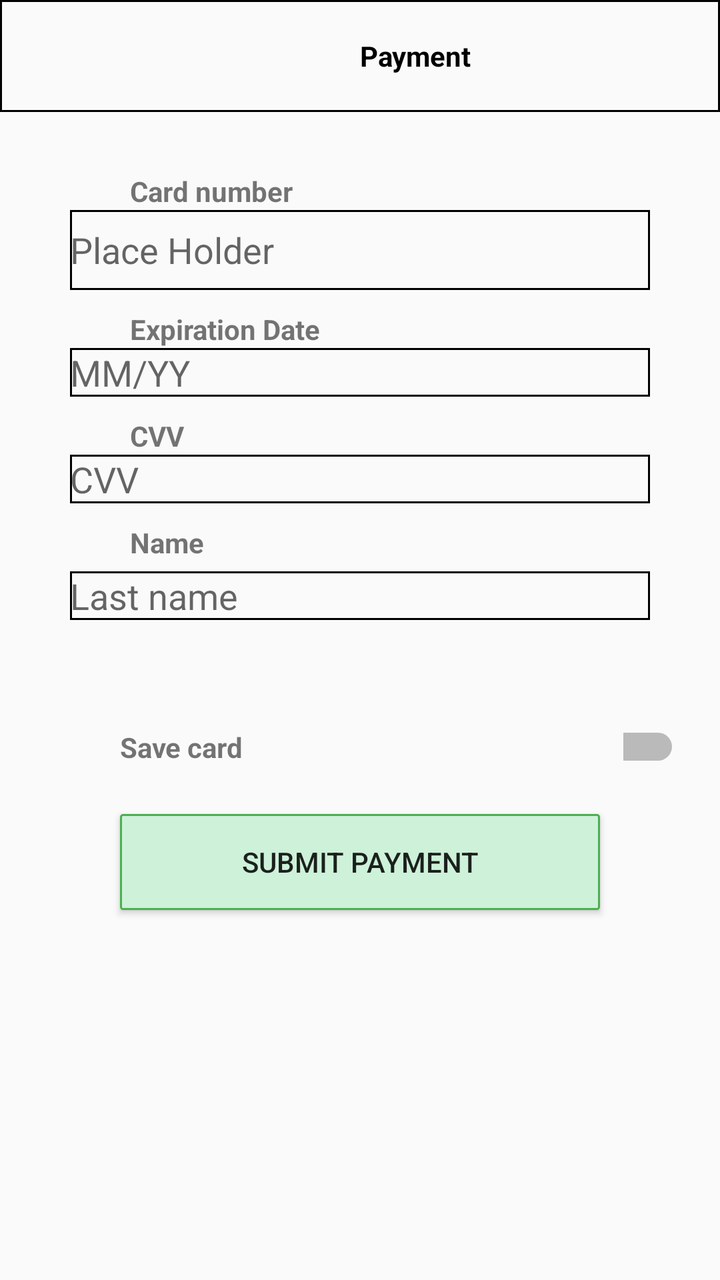
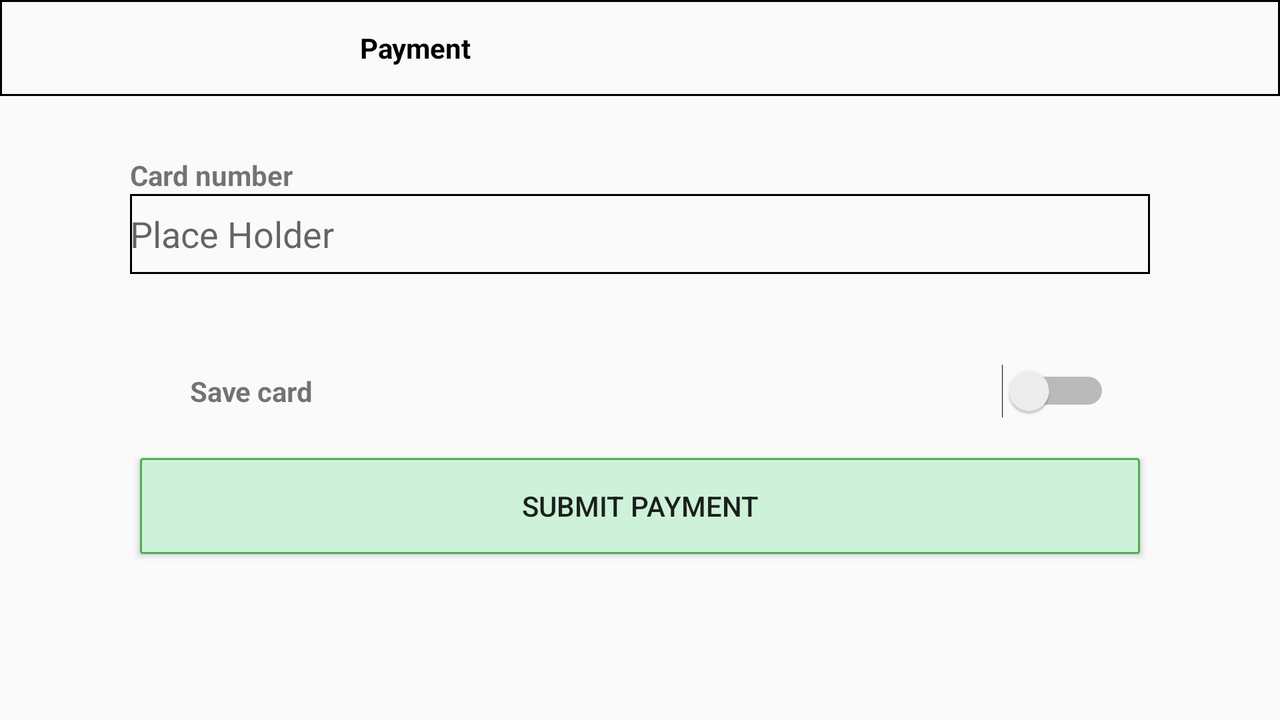

An Android layout and its configuration variant, each rendered on a device that would load it. The default file and the variant file are quoted in full after the pictures.
<!-- AndroidManifest.xml: application theme AppTheme -->
<!-- res/layout/activity_payment.xml -->
<?xml version="1.0" encoding="utf-8"?>
<RelativeLayout xmlns:android="http://schemas.android.com/apk/res/android"
    xmlns:app="http://schemas.android.com/apk/res-auto"
    xmlns:tools="http://schemas.android.com/tools"
    android:layout_width="match_parent"
    android:layout_height="match_parent"
    tools:context=".Payment">
    <include
        android:id="@+id/app_bar"
        layout="@layout/toolbar_app"/>
    <LinearLayout
        android:layout_width="match_parent"
        android:layout_height="wrap_content"
        android:id="@+id/ll_card"
        android:gravity="center"
        android:layout_below="@+id/app_bar"
        android:orientation="vertical"
        android:padding="20dp"
        >
    <TextView
        android:layout_width="match_parent"
        android:layout_height="wrap_content"
        android:layout_marginTop="10dp"
        android:paddingLeft="45dp"
        android:id="@+id/iv"
        android:textStyle="bold"
        android:text="@string/card_number"
        />
    <EditText
        android:layout_width="290dp"
        android:layout_height="40dp"
        android:inputType="number"
        android:hint="@string/place_holder"
        android:background="@drawable/rounded_corner_button"
        android:id="@+id/et_num"/>
        <TextView
            android:layout_width="match_parent"
            android:layout_height="wrap_content"
            android:layout_marginTop="10dp"
            android:paddingLeft="45dp"
            android:id="@+id/exp_date"
            android:textStyle="bold"
            android:text="@string/expiration_date"
            />
        <EditText
            android:id="@+id/credit_card_expire_et"
            android:layout_width="290dp"
            android:layout_height="wrap_content"
            android:layout_weight="1"
            android:hint="@string/mm_yy"
            android:inputType="number"
            android:background="@drawable/rounded_corner_button"
            android:maxLength="5"
            android:maxLines="1" />

        <TextView
            android:layout_width="match_parent"
            android:layout_height="wrap_content"
            android:layout_marginTop="10dp"
            android:paddingLeft="45dp"
            android:id="@+id/cvv"
            android:textStyle="bold"
            android:text="@string/cvv"
            />
        <EditText
            android:id="@+id/credit_card_cvv_et"
            android:layout_width="290dp"
            android:layout_height="wrap_content"
            android:background="@drawable/rounded_corner_button"
            android:layout_weight="1"
            android:hint="@string/cvv"
            android:inputType="number"
            android:maxLength="3"
            android:maxLines="1" />



        <TextView
            android:layout_width="match_parent"
            android:layout_height="wrap_content"
            android:layout_marginTop="10dp"
            android:paddingLeft="45dp"
            android:textStyle="bold"
            android:text="Name"></TextView>


        <EditText
            android:id="@+id/lastname"
            android:layout_width="290dp"
            android:layout_height="wrap_content"
            android:layout_margin="5dp"
            android:layout_marginLeft="20dp"
            android:layout_weight="1"
            android:background="@drawable/rounded_corner_button"
            android:hint="Last name "
            android:inputType="number"
            android:maxLength="3"
            android:maxLines="1" />

    </LinearLayout>

    <LinearLayout
        android:layout_width="match_parent"
        android:layout_height="wrap_content"
        android:id="@+id/lv"
        android:padding="20dp"
        android:layout_marginLeft="40dp"
        android:layout_below="@+id/ll_card"

       >
    <TextView
        android:id="@+id/save_card"
        android:layout_width="wrap_content"
        android:layout_height="wrap_content"
        android:layout_marginTop="5dp"
        android:text="@string/save_card"
        android:textStyle="bold" />

    <Switch
        android:id="@+id/switch1"
        android:layout_width="wrap_content"
        android:layout_height="wrap_content"
        android:layout_marginTop="5dp"
        android:layout_marginLeft="190dp"
        android:text=""
        android:layout_below="@+id/c_num"/>
    </LinearLayout>

    <Button
        android:id="@+id/button"
        android:layout_width="match_parent"
        android:layout_height="wrap_content"
        android:text="@string/submit_payment"
        android:layout_marginLeft="60dp"
        android:layout_marginRight="60dp"
        android:background="@drawable/button"
        android:layout_below="@+id/lv"/>
</RelativeLayout>
<!-- res/layout/toolbar_app.xml (included above) -->
<?xml version="1.0" encoding="utf-8"?>
<androidx.appcompat.widget.Toolbar xmlns:android="http://schemas.android.com/apk/res/android"
    android:layout_width="match_parent"
    android:layout_height="wrap_content"
    xmlns:app="http://schemas.android.com/apk/res-auto"
    android:background="@drawable/rounded_corner_button">


    <TextView
        android:layout_width="wrap_content"
        android:layout_height="wrap_content"
        android:layout_marginLeft="180dp"
        android:textStyle="bold"
        android:textColor="@color/black"
        android:text="@string/name"/>


</androidx.appcompat.widget.Toolbar>
<!-- resources referenced by this layout -->
<resources>
  <color name="black">#000000</color>
  <!-- drawable button (drawable) -->
  <?xml version="1.0" encoding="utf-8" ?>
  <shape xmlns:android="http://schemas.android.com/apk/res/android"
  
      android:thickness="0dp"
  
      android:shape="rectangle">
      <stroke android:width="1dp"
  
          android:color="#4CAF50"/>
      <corners android:radius="1dp" />
      <gradient
  
          android:startColor="#CDF1D9"
  
          android:endColor="#CDF1D9"
  
          android:type="linear"
  
         />
  </shape>
  <!-- drawable rounded_corner_button (drawable) -->
  <?xml version="1.0" encoding="utf-8" ?>
  <shape xmlns:android="http://schemas.android.com/apk/res/android"
  
      android:thickness="0dp"
  
      android:shape="rectangle">
      <stroke android:width="1dp"
  
          android:color="#000000"/>
      <corners android:radius="0dp" />
     
  </shape>
  <string name="card_number">Card number</string>
  <string name="cvv">CVV</string>
  <string name="expiration_date">Expiration Date</string>
  <string name="mm_yy">MM/YY</string>
  <string name="name">Payment</string>
  <string name="place_holder">Place Holder</string>
  <string name="save_card">Save card</string>
  <string name="submit_payment">Submit Payment</string>
  <style name="AppTheme" parent="Theme.AppCompat.Light.NoActionBar">
          
          <item name="colorPrimary">#ffffff</item>
          <item name="colorPrimaryDark">#000000</item>
          <item name="colorAccent">@color/colorAccent</item>
      </style>
  <color name="colorAccent">#03DAC5</color>
</resources>
<!-- res/layout-land/activity_payment.xml (the repository's variant of the layout above) -->
<!-- drawn on the phone turned sideways -->
<?xml version="1.0" encoding="utf-8"?>
<RelativeLayout xmlns:android="http://schemas.android.com/apk/res/android"
    xmlns:app="http://schemas.android.com/apk/res-auto"
    xmlns:tools="http://schemas.android.com/tools"
    android:layout_width="match_parent"
    android:layout_height="match_parent"
    tools:context=".Payment">
    <include
        android:id="@+id/app_bar"

        layout="@layout/toolbar_app"/>
    <LinearLayout
        android:layout_width="match_parent"
        android:layout_height="wrap_content"
        android:id="@+id/l"
        android:gravity="center"
        android:layout_below="@+id/app_bar"
        android:orientation="vertical"
        android:padding="20dp"
        >
    <TextView
        android:layout_width="match_parent"
        android:layout_height="wrap_content"
        android:layout_marginTop="10dp"
        android:layout_marginLeft="30dp"
        android:id="@+id/iv"
        android:textStyle="bold"
        android:text="Card number"
        />
    <EditText
        android:layout_width="match_parent"
        android:layout_height="40dp"
        android:inputType="number"
        android:layout_marginLeft="45dp"
        android:layout_marginRight="45dp"

        android:hint="Place Holder"
        android:background="@drawable/rounded_corner_button"
        android:id="@+id/et_num"/>

    </LinearLayout>

    <LinearLayout
        android:layout_width="match_parent"
        android:layout_height="wrap_content"
        android:id="@+id/lv"
        android:padding="20dp"
        android:layout_marginLeft="75dp"
        android:layout_marginRight="65dp"

        android:layout_below="@+id/l"

       >
    <TextView
        android:id="@+id/save_card"
        android:layout_width="wrap_content"
        android:layout_height="wrap_content"
        android:layout_marginTop="5dp"
        android:text="Save card"
        android:textStyle="bold" />

    <Switch
        android:id="@+id/switch1"
        android:layout_width="match_parent"
        android:layout_height="wrap_content"
        android:layout_marginTop="5dp"
        android:layout_marginLeft="190dp"
        android:text=""
        android:layout_below="@+id/c_num"/>
    </LinearLayout>

    <Button
        android:id="@+id/button"
        android:layout_width="match_parent"
        android:layout_height="wrap_content"
        android:text="Submit Payment"
        android:layout_marginLeft="70dp"
        android:layout_marginRight="70dp"
        android:background="@drawable/button"
        android:layout_below="@+id/lv"/>
</RelativeLayout>
<!-- resources referenced by the variant -->
<!-- as the phone turned sideways resolves them -->
<resources>
  <color name="black">#000000</color>
  <!-- drawable button (drawable) -->
  <?xml version="1.0" encoding="utf-8" ?>
  <shape xmlns:android="http://schemas.android.com/apk/res/android"
  
      android:thickness="0dp"
  
      android:shape="rectangle">
      <stroke android:width="1dp"
  
          android:color="#4CAF50"/>
      <corners android:radius="1dp" />
      <gradient
  
          android:startColor="#CDF1D9"
  
          android:endColor="#CDF1D9"
  
          android:type="linear"
  
         />
  </shape>
  <!-- drawable rounded_corner_button (drawable) -->
  <?xml version="1.0" encoding="utf-8" ?>
  <shape xmlns:android="http://schemas.android.com/apk/res/android"
  
      android:thickness="0dp"
  
      android:shape="rectangle">
      <stroke android:width="1dp"
  
          android:color="#000000"/>
      <corners android:radius="0dp" />
     
  </shape>
  <string name="name">Payment</string>
  <style name="AppTheme" parent="Theme.AppCompat.Light.NoActionBar">
          
          <item name="colorPrimary">#ffffff</item>
          <item name="colorPrimaryDark">#000000</item>
          <item name="colorAccent">@color/colorAccent</item>
      </style>
  <color name="colorAccent">#03DAC5</color>
</resources>
